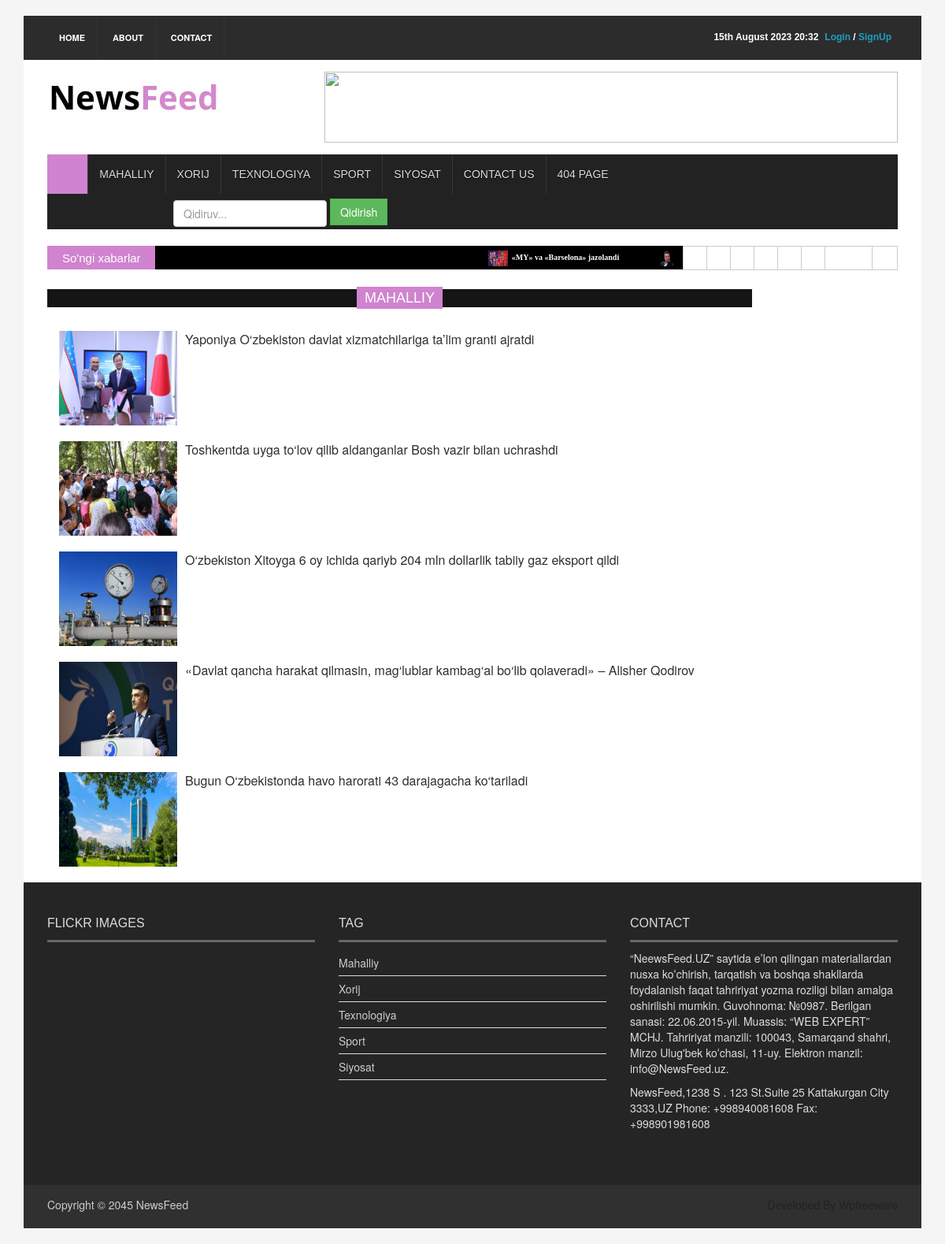
The app's page /mahalliy/ with its own data.
### news_app/models.py (models this page shows, shortened)
class News(models.Model, HitCountMixin):
    title = models.CharField(max_length=250)
    slug = models.SlugField(max_length=250)
    body = models.TextField()
    image = models.ImageField(upload_to='news/images')
    category = models.ForeignKey(Category, on_delete=models.CASCADE)
    publish_time = models.DateTimeField(default=timezone.now)
    create_time = models.DateTimeField(auto_now_add=True)
    updated_time = models.DateTimeField(auto_now=True)
    class Status(models.TextChoices):
        Draft = "DF", "Draft"
        Published = "PB", "Published"
    status = models.CharField(max_length=2, choices=Status.choices, default=Status.Draft)
    objects = models.Manager() # default manager
    published = PublishedManager() # yangi o'zimiz yaratgan manager/ faqat Published bo'lganlarni chiqaradi
    class Meta:
        ordering = ('-publish_time',) # Oxirgi qo'shilgan yangilik birinchi chiqadi
    def get_absolute_url(self):
        return reverse("news_detail", args=[self.slug])

class Category(models.Model):
    name = models.CharField(max_length=150)

### news_app/views.py (the view)
# urls.py: path('mahalliy/', MahalliyView.as_view(), name='mahalliy_page'),
class MahalliyView(View):
    def get(self, request):
        news = News.published.filter(category__name='Mahalliy').order_by('-publish_time')
        context = {
            "news":news,
        }
        return render(request, "news/mahalliy.html", context=context)

### news_app/context_processor.py (called while the page is built)
def latest_news(request):
    latest_news = News.published.all().order_by('-publish_time')[:10]
    latest_news2 = News.published.all().order_by('-publish_time')[:5]
    sport_news = News.published.filter(category__name='Sport').order_by('-publish_time')[1:5]
    category = Category.objects.all()
    context ={
        "latest_news":latest_news,
        "latest_news2":latest_news2,
        "category":category,
        "sport_news":sport_news,
    }
    return context

### news_app/models.py (called while the page is built)
    def get_queryset(self):
        return super().get_queryset().filter(status=News.Status.Published)

### templates/news/mahalliy.html (shortened to what this page needs)
{% extends 'news/base.html' %}
{% load static %}
{% block content %}
  <section id="contentSection">
    <div class="row">
      <div class="col-lg-10 col-md-10 col-sm-10">
        <div class="latest_post">
          <h2><span>Mahalliy</span></h2>
          <div class="container">
            {% for news in news %}
            <ul class="" style="margin-bottom:20px">
              <li style="margin-top:20px">
                <div class="media"> <a href="{{ news.get_absolute_url }}" class="media-left"> <img alt="" src="{{ news.image.url }}" style="width: 150px; height: 120px"> </a>
                  <div class="media-body"> <a href="{{ news.get_absolute_url }}" class="catg_title" style="font-size: 16px"> {{ news.title }}</a> </div>
                </div>
              </li>
            </ul>
            {% endfor %}
          </div>
        </div>
      </div>
    </div>
  </section>
{% endblock content %}

### templates/news/base.html (shortened to what this page needs)
{% load static %}
<!DOCTYPE html>
<html>
<head>
<link rel="stylesheet" type="text/css" href="{% static  'css/bootstrap.min.css' %}">
<link rel="stylesheet" type="text/css" href="{% static  'css/font-awesome.min.css' %}">
<link rel="stylesheet" type="text/css" href="{% static  'css/animate.css' %}">
<link rel="stylesheet" type="text/css" href="{% static  'css/font.css' %}">
<link rel="stylesheet" type="text/css" href="{% static  'css/li-scroller.css' %}">
<link rel="stylesheet" type="text/css" href="{% static  'css/slick.css' %}">
<link rel="stylesheet" type="text/css" href="{% static  'css/jquery.fancybox.css' %}">
<link rel="stylesheet" type="text/css" href="{% static  'css/theme.css' %}">
<link rel="stylesheet" type="text/css" href="{% static  'css/style.css' %}">
</head>
<body>
<div class="container">
  <header id="header">
    <div class="row">
      <div class="col-lg-12 col-md-12 col-sm-12">
        <div class="header_top">
          <div class="header_top_left">
            <ul class="top_nav">
              <li><a href="{% url 'home_page' %}">Home</a></li>
              <li><a href="#">About</a></li>
              <li><a href="{% url 'contact_page' %}">Contact</a></li>
            </ul>
          </div>
          <div class="header_top_right">
            {% if request.user.is_authenticated %}
            <p><a href="{% url 'logout' %}" style="color: red">Logout</a> </p>
            <p> / </p>
               <p><a style="color: #a2d2ff" href="{% url 'user_profile' %}">{{request.user.username}}</a></p>
            {% else %}
                <p><a href="{% url 'login' %}" style="color: #219ebc">Login</a> / <a href="{% url 'register' %}" style="color: #219ebc">SignUp</a> </p>
            {% endif %}
            <p>{% now "jS F Y H:i" %}</p>
          </div>
        </div>
      </div>
      <div class="col-lg-12 col-md-12 col-sm-12">
        <div class="header_bottom">
          <div class="logo_area"><a href="{% url 'home_page' %}" class="logo"><img src="{% static 'images/logo.jpg' %}" alt=""></a></div>
          <div class="add_banner"><a href="#"><img src="{% static 'images/addbanner_728x90_V1.jpg' %}" alt=""></a></div>
        </div>
      </div>
    </div>
  </header>
  <section id="navArea">
    <nav class="navbar navbar-inverse" role="navigation">
      <div id="navbar" class="navbar-collapse collapse">
        <ul class="nav navbar-nav main_nav">
          <li class="active"><a href="{% url 'home_page' %}"><span class="fa fa-home desktop-home"></span><span class="mobile-show">Home</span></a></li>
          <li><a href="{% url 'mahalliy_page' %}">Mahalliy</a></li>
          <li><a href="{% url 'xorij_page' %}">Xorij</a></li>
          <li><a href="{% url 'texnologiya_page' %}">Texnologiya</a></li>
          <li><a href="{% url 'sport_page' %}">Sport</a></li>
          <li><a href="{% url 'siyosat_page' %}">Siyosat</a></li>
          <li><a href="{% url 'contact_page' %}">Contact Us</a></li>
          <li><a href="{% url '404_page' %}">404 Page</a></li>
          <li style="margin-left: 160px; margin-top: 6px">
            <form method="get" class="form-inline" action="{% url 'search' %}">
              <input type="search" name="q" placeholder="Qidiruv..." class="form-control">
              <button type="submit" class="btn btn-success">Qidirish</button>
            </form>
          </li>
        </ul>
      </div>
    </nav>
          <div class="col-lg-12 col-md-12 col-sm-12">
</div>
  </section>
  <section id="newsSection">
    <div class="row">
      <div class="col-lg-12 col-md-12">
        <div class="latest_newsarea"> <span>So'ngi xabarlar</span>
          <ul id="ticker01" class="news_sticker">
            {% for news in latest_news %}
            <li><a href="{{ news.get_absolute_url }}"><img src="{{ news.image.url }}" alt="">{{ news.title }}</a></li>
            {% endfor %}
          </ul>
          <div class="social_area">
            <ul class="social_nav">
              <li class="facebook"><a href="#"></a></li>
              <li class="twitter"><a href="#"></a></li>
              <li class="flickr"><a href="#"></a></li>
              <li class="pinterest"><a href="#"></a></li>
              <li class="googleplus"><a href="#"></a></li>
              <li class="vimeo"><a href="#"></a></li>
              <li class="youtube"><a href="#"></a></li>
              <li class="mail"><a href="#"></a></li>
            </ul>
          </div>
        </div>
      </div>
    </div>
  </section>
{% block content %}
{% endblock content %}
  <footer id="footer">
    <div class="footer_top">
      <div class="row">
        <div class="col-lg-4 col-md-4 col-sm-4">
          <div class="footer_widget wow fadeInLeftBig">
            <h2>Flickr Images</h2>
          </div>
        </div>
        <div class="col-lg-4 col-md-4 col-sm-4">
          <div class="footer_widget wow fadeInDown">
            <h2>Tag</h2>
            <ul class="tag_nav">
              {% for category in category %}
              <li><a href="#">{{category.name}}</a></li>
              {% endfor %}
            </ul>
          </div>
        </div>
        <div class="col-lg-4 col-md-4 col-sm-4">
          <div class="footer_widget wow fadeInRightBig">
            <h2>Contact</h2>
            <p>“NeewsFeed.UZ” saytida eʼlon qilingan materiallardan nusxa koʻchirish, tarqatish va boshqa shakllarda foydalanish faqat tahririyat yozma roziligi bilan amalga oshirilishi mumkin.
Guvohnoma: №0987. Berilgan sanasi: 22.06.2015-yil. Muassis: “WEB EXPERT” MCHJ. Tahririyat manzili: 100043, Samarqand shahri,  Mirzo Ulug'bek koʻchasi, 11-uy. Elektron manzil: info@NewsFeed.uz.
</p>
            <address>
            NewsFeed,1238 S . 123 St.Suite 25 Kattakurgan City 3333,UZ Phone: +998940081608 Fax: +998901981608            </address>
          </div>
        </div>
      </div>
    </div>
    <div class="footer_bottom">
      <p class="copyright">Copyright &copy; 2045 <a href="{% url 'home_page' %}">NewsFeed</a></p>
      <p class="developer">Developed By Wpfreeware</p>
    </div>
  </footer>
</div>
</body>
</html>

### staticfiles/css/li-scroller.css (style rules this page uses)
ul.newsticker { position:relative; left:750px; font:bold 10px Verdana; list-style-type:none; margin:0; padding:0 }
ul.newsticker li { float:left; margin:0; padding:0 }
ul.newsticker a { white-space:nowrap; padding:0; color:#fff; margin:0 50px 0 0 }
ul.newsticker a > img { height:20px; margin-right:5px; width:25px }

### staticfiles/css/theme.css (style rules this page uses)
.navbar-inverse .navbar-nav > .active > a, .navbar-inverse .navbar-nav > .active > a:hover, .navbar-inverse .navbar-nav > .active > a:focus { background-color:#d083cf }
.latest_newsarea span { background:none repeat scroll 0 0 #d083cf }
.latest_post > h2 span { background:none repeat scroll 0 0 #d083cf }

### records on screen
News: image (picture), title "«MY» va «Barselona» jazolandi"
News: image (picture)
News: image (picture), title "Yaponiya O‘zbekiston davlat xizmatchilariga ta’lim granti ajratdi"
News: image (picture), title "Toshkentda uyga to‘lov qilib aldanganlar Bosh vazir bilan uchrashdi"
News: image (picture), title "O‘zbekiston Xitoyga 6 oy ichida qariyb 204 mln dollarlik tabiiy gaz eksport qildi"
News: image (picture), title "«Davlat qancha harakat qilmasin, mag‘lublar kambag‘al bo‘lib qolaveradi» – Alisher Qodirov"
News: image (picture), title "Bugun O‘zbekistonda havo harorati 43 darajagacha ko‘tariladi"
Category: name "Mahalliy"
Category: name "Xorij"
Category: name "Texnologiya"
Category: name "Sport"
Category: name "Siyosat"
